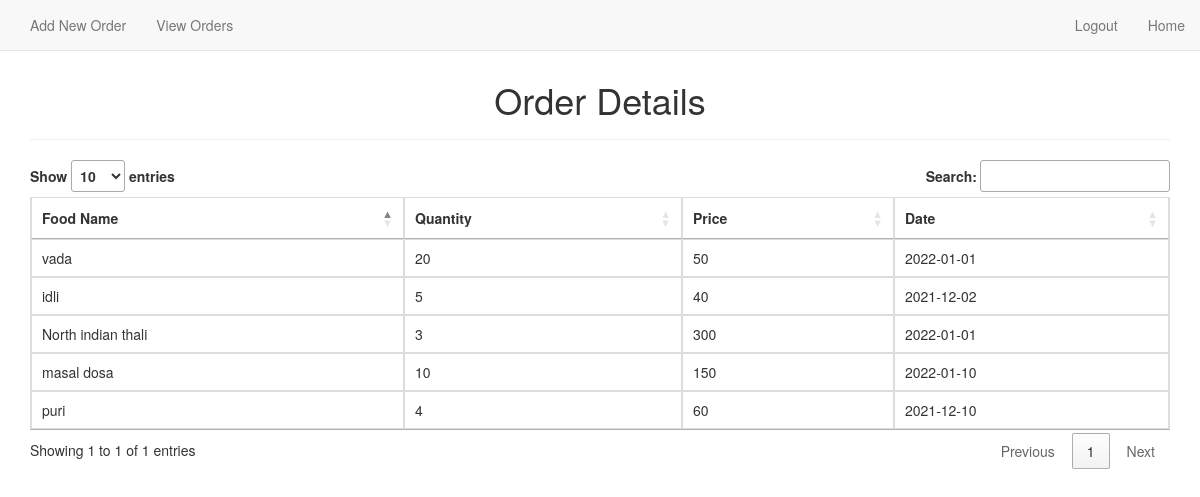
The page /vieworder.php on the database its author committed.
### tables this page shows
CREATE TABLE `Orders` (
  `ord_id` int(100) NOT NULL,
  `Food_name` varchar(400) NOT NULL,
  `Quantity` varchar(300) NOT NULL,
  `Price` int(200) NOT NULL,
  `Date` date NOT NULL
);

### vieworder.php (the view, shortened to what this page needs)
<?php
    $connection= mysqli_connect('localhost','root','','canteen');
    $select_query="SELECT * FROM `Orders`";
    $result= mysqli_query($connection,$select_query);
?>
<!DOCTYPE html>
<html lang="en">
<head>
    <link href="http://maxcdn.bootstrapcdn.com/bootstrap/3.2.0/css/bootstrap.min.css" rel="stylesheet">
    <link rel="stylesheet" href="http://cdn.datatables.net/1.10.2/css/jquery.dataTables.min.css">
    <link rel="stylesheet" href="sweetalert2/sweetalert2.css">
    <link rel="stylesheet" href="css/animate.css">
    <link rel="stylesheet" href="css/stylea.css">
</head>
<body>
    <?php include 'navbar_order.php'; ?>
    <br><br>
    <div class="container">
      <?php
        if(mysqli_num_rows($result)>=0){ ?>
        <div class="row">
            <div class="col-md-12">
                <div class="page-header">
                    <h1 style="text-align: center;">Order Details</h1>
                </div>
                <table id="myTable" class="table table-bordered animated rubberBand">
                    <thead>
                        <th>Food Name</th>
                        <th>Quantity</th>
                        <th>Price</th>
                        <th>Date</th>
                    </thead>
                    <tbody>
                        <?php while($row=mysqli_fetch_assoc($result)) {  ?>
                        <tr>
                            <td><?php echo $row['Food_name']; ?></td>
                            <td><?php echo $row['Quantity']; ?></td>
                            <td><?php echo $row['Price']; ?></td>
                            <td><?php echo $row['Date']; ?></td>
                        </tr>
                    </tbody>
                    <?php } }?>
                </table>
            </div>
        </div>
    </div>
</body>
</html>

### navbar_order.php (shortened to what this page needs)
<div class="container">
    <nav class="navbar navbar-default navbar-fixed-top">
        <div class="container-fluid">
            <div class="collapse navbar-collapse" id="mynavbar">
                <ul class="nav navbar-nav">
                    <li><a href="neworder.php">Add New Order</a></li>
                    <li><a href="vieworder.php">View Orders</a></li>
                </ul>
                <ul class="nav navbar-nav navbar-right">
                    <li><a href="logout.php">Logout</a></li>
                    <li><a href="index.php">Home</a></li>
                </ul>
            </div>
        </div>
    </nav>
</div>

### rows shown on the page
orders: Food_name "vada", Quantity "20", Price "50", Date "2022-01-01"
orders: Food_name "idli", Quantity "5", Price "40", Date "2021-12-02"
orders: Food_name "North indian thali", Quantity "3", Price "300", Date "2022-01-01"
orders: Food_name "masal dosa", Quantity "10", Price "150", Date "2022-01-10"
orders: Food_name "puri", Quantity "4", Price "60", Date "2021-12-10"
